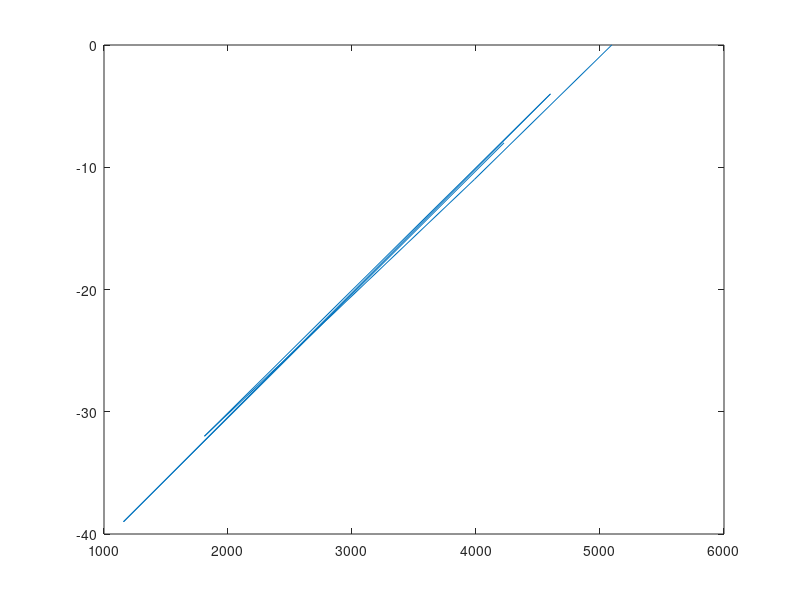

This chart was generated by the following MATLAB code:
data = jsondecode(fileread('results.json'));

distances = [data.measurements.distance_m];
rssi = [data.measurements.rssi_dBm];
throughput = [data.measurements.throughput_Mbps];
latency = [data.measurements.latency_ms];

plot(distances , rssi)